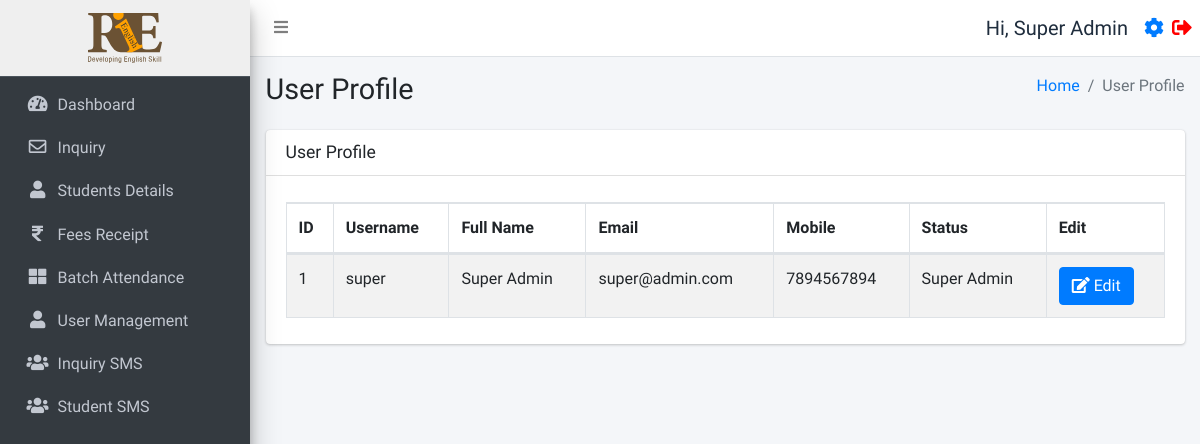
Before: /profile.php (signed in) with the older database file.
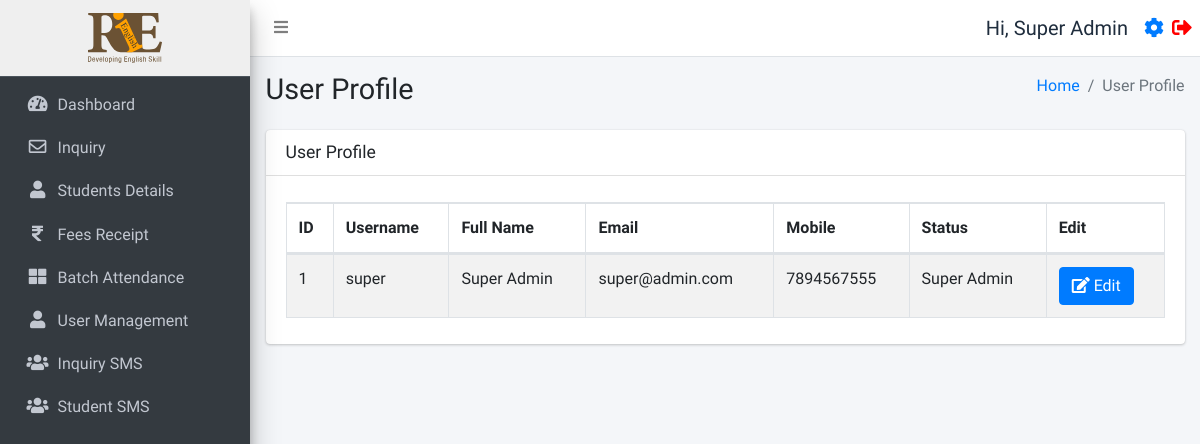
After: the same page with the newer database file.
### tables this page shows
CREATE TABLE `users` (
  `id` int(11) NOT NULL,
  `username` varchar(255) NOT NULL,
  `fullname` varchar(255) NOT NULL,
  `email` varchar(255) NOT NULL,
  `mobile` varchar(15) NOT NULL,
  `password` varchar(255) NOT NULL,
  `status` int(11) NOT NULL,
  `created_at` timestamp NOT NULL DEFAULT current_timestamp()
);

### function.php (called while the page is built, shortened)
<?php
require_once('db.php');
function selectFromTable($tableName, $columns, $whereConditions) {
    global $db;
    try {
        $sql = "SELECT " . implode(', ', $columns) . " FROM $tableName";
        if (!empty($whereConditions)) {
            $sql .= " WHERE " . implode(' AND ', array_map(function ($col, $val) {
                if (is_array($val)) {
                    return "$col IN (:" . implode(", :", array_keys($val)) . ")";
                } else {
                    return "$col = :$col";
                }
            }, array_keys($whereConditions), $whereConditions));
        }
        $stmt = $db->prepare($sql);
        foreach ($whereConditions as $col => $value) {
            if (is_array($value)) {
                foreach ($value as $key => $val) {
                    $stmt->bindValue(":$key", $val);
                }
            } else {
                $stmt->bindValue(":$col", $value);
            }
        }
        $stmt->execute();
        return $stmt->fetchAll(PDO::FETCH_ASSOC);
    } catch (PDOException $e) {
        return false;
    }
}
?>

### profile.php (the view, shortened to what the changed rows need)
<!DOCTYPE html>
<html lang="en">
<head>
</head>
<body>
    <?php include ('./header.php'); ?>
    <?php include ('./db.php'); ?>
    <?php
    require_once ('function.php');
    $userId = $_SESSION['user_id'] ?? null;
    $userData = selectFromTable('users', ['id', 'username', 'fullname', 'email', 'mobile', 'status', 'created_at'], ['id' => $userId]);
    if (!$userData) {
        echo "<p>User data not found.</p>";
    } else {
        $user = $userData[0];
        ?>
        <div class="content-wrapper">
            <div class="content-header">
                <div class="container-fluid">
                    <div class="row mb-2">
                        <div class="col-sm-6">
                            <h1 class="m-0">User Profile</h1>
                        </div>
                        <div class="col-sm-6">
                            <ol class="breadcrumb float-sm-right">
                                <li class="breadcrumb-item"><a href="./dashboard.php">Home</a></li>
                                <li class="breadcrumb-item active">User Profile</li>
                            </ol>
                        </div>
                    </div>
                </div>
            </div>
            <section class="content">
                <div class="container-fluid">
                    <div class="row">
                        <div class="col-12">
                            <div class="card">
                                <div class="card-header">
                                    <h3 class="card-title">User Profile</h3>
                                </div>
                                <div class="card-body">
                                    <table class="table table-bordered table-striped">
                                        <thead>
                                            <tr>
                                                <th>ID</th>
                                                <th>Username</th>
                                                <th>Full Name</th>
                                                <th>Email</th>
                                                <th>Mobile</th>
                                                <th>Status</th>
                                                <th>Edit</th>
                                            </tr>
                                        </thead>
                                        <tbody>
                                            <tr>
                                                <td><?= htmlspecialchars($user['id']) ?></td>
                                                <td><?= htmlspecialchars($user['username']) ?></td>
                                                <td><?= htmlspecialchars($user['fullname']) ?></td>
                                                <td><?= htmlspecialchars($user['email']) ?></td>
                                                <td><?= htmlspecialchars($user['mobile']) ?></td>
                                                <td><?= $user['status'] == 0 ? 'Super Admin' : ($user['status'] == 1 ? 'Admin' : 'Faculty') ?>
                                                </td>
                                                <td><a href='profileform.php?id=<?= htmlspecialchars($user['id']) ?>'
                                                        class='btn btn-primary'><i class='fas fa-edit'></i> Edit</a></td>
                                            </tr>
                                        </tbody>
                                    </table>
                                </div>
                            </div>
                        </div>
                    </div>
                </div>
            </section>
        </div>
        <?php
    }
    ?>
    <?php include ('./footer.php'); ?>

### header.php (shortened to what the changed rows need)
<?php
require_once 'db.php';
require_once ('function.php');
$user = selectFromTable('users', ['*'], ['id' => $_SESSION['user_id']]);
$user = $user[0];
?>
<!DOCTYPE html>
<html lang="en">
<head>
  <link rel="stylesheet" href="./plugins/fontawesome-free/css/all.min.css">
  <link rel="stylesheet" href="https://code.ionicframework.com/ionicons/2.0.1/css/ionicons.min.css">
  <link rel="stylesheet" href="./plugins/icheck-bootstrap/icheck-bootstrap.min.css">
  <link rel="stylesheet" href="https://cdn.datatables.net/1.10.19/css/dataTables.bootstrap4.min.css">
  <link rel="stylesheet" href="./asset/css/adminlte.min.css">
  <link rel="stylesheet" href="./asset/css/style.css">
</head>
<body class="hold-transition sidebar-mini layout-fixed">
  <div class="wrapper">
    <nav class="main-header navbar navbar-expand navbar-white navbar-light sticky-top">
      <ul class="navbar-nav ml-auto">
        <li class="nav-item d-flex align-items-center">
          <span class="mr-3" style="font-size:20px;">Hi, <?php echo $user['fullname']; ?></span>
          <a href="./profile.php" style="font-size:20px;" class="d-block mr-2"><i class="fas fa-cog"></i></a>
          <a href="./logout.php" style="font-size:20px;"><i class="fas fa-sign-out-alt" style="color:red"></i></a>
        </li>
      </ul>
    </nav>

Changed rows visible on the page:
changed users "Super Admin": mobile "7894567894" → "7894567555"
